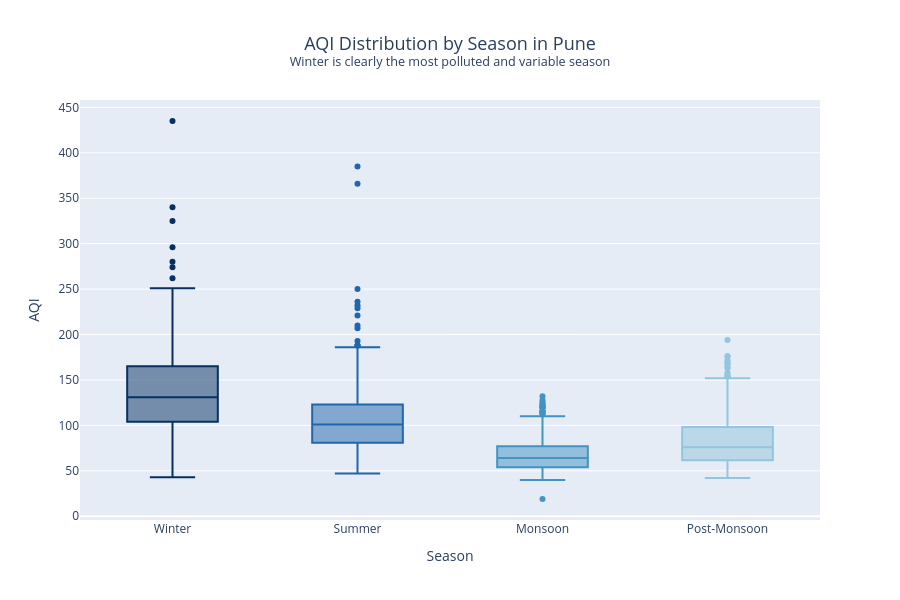

The code cell stored with this chart in its notebook:
### Code cell
# Seasonal Boxplot
fig_season = px.box(
    daily,
    x='Season',
    y='AQI',
    color='Season',
    title='AQI Distribution by Season in Pune<br><sup>Winter is clearly the most polluted and variable season</sup>',
    color_discrete_sequence=px.colors.sequential.RdBu_r,
    points="outliers"
)
fig_season.update_layout(height=600, width=900, showlegend=False, title_font_size=18, title_x=0.5)
fig_season.show()

### Figure 1 — Plotly figure (JSON) as saved in the notebook; plotly's stock layout.template omitted (floating-point values rounded to 4 significant figures; data arrays with more than 128 entries replaced by an {"elided": "..."} marker saying what was removed)
{"data": [{"alignmentgroup": "True", "boxpoints": "outliers", "hovertemplate": "Season=%{x}<br>AQI=%{y}<extra></extra>", "legendgroup": "Winter", "marker": {"color": "rgb(5,48,97)"}, "name": "Winter", "notched": false, "offsetgroup": "Winter", "orientation": "v", "showlegend": true, "type": "box", "x": {"elided": "803 str values"}, "x0": " ", "xaxis": "x", "y": {"elided": "803 float values"}, "y0": " ", "yaxis": "y"}, {"alignmentgroup": "True", "boxpoints": "outliers", "hovertemplate": "Season=%{x}<br>AQI=%{y}<extra></extra>", "legendgroup": "Summer", "marker": {"color": "rgb(33,102,172)"}, "name": "Summer", "notched": false, "offsetgroup": "Summer", "orientation": "v", "showlegend": true, "type": "box", "x": {"elided": "621 str values"}, "x0": " ", "xaxis": "x", "y": {"elided": "621 float values"}, "y0": " ", "yaxis": "y"}, {"alignmentgroup": "True", "boxpoints": "outliers", "hovertemplate": "Season=%{x}<br>AQI=%{y}<extra></extra>", "legendgroup": "Monsoon", "marker": {"color": "rgb(67,147,195)"}, "name": "Monsoon", "notched": false, "offsetgroup": "Monsoon", "orientation": "v", "showlegend": true, "type": "box", "x": {"elided": "588 str values"}, "x0": " ", "xaxis": "x", "y": {"elided": "588 float values"}, "y0": " ", "yaxis": "y"}, {"alignmentgroup": "True", "boxpoints": "outliers", "hovertemplate": "Season=%{x}<br>AQI=%{y}<extra></extra>", "legendgroup": "Post-Monsoon", "marker": {"color": "rgb(146,197,222)"}, "name": "Post-Monsoon", "notched": false, "offsetgroup": "Post-Monsoon", "orientation": "v", "showlegend": true, "type": "box", "x": {"elided": "333 str values"}, "x0": " ", "xaxis": "x", "y": {"elided": "333 float values"}, "y0": " ", "yaxis": "y"}], "layout": {"boxmode": "overlay", "height": 600, "legend": {"title": {"text": "Season"}, "tracegroupgap": 0}, "showlegend": false, "title": {"font": {"size": 18}, "text": "AQI Distribution by Season in Pune<br><sup>Winter is clearly the most polluted and variable season</sup>", "x": 0.5}, "width": 900, "xaxis": {"anchor": "y", "categoryarray": ["Winter", "Summer", "Monsoon", "Post-Monsoon"], "categoryorder": "array", "domain": [0, 1], "title": {"text": "Season"}}, "yaxis": {"anchor": "x", "domain": [0, 1], "title": {"text": "AQI"}}}}
